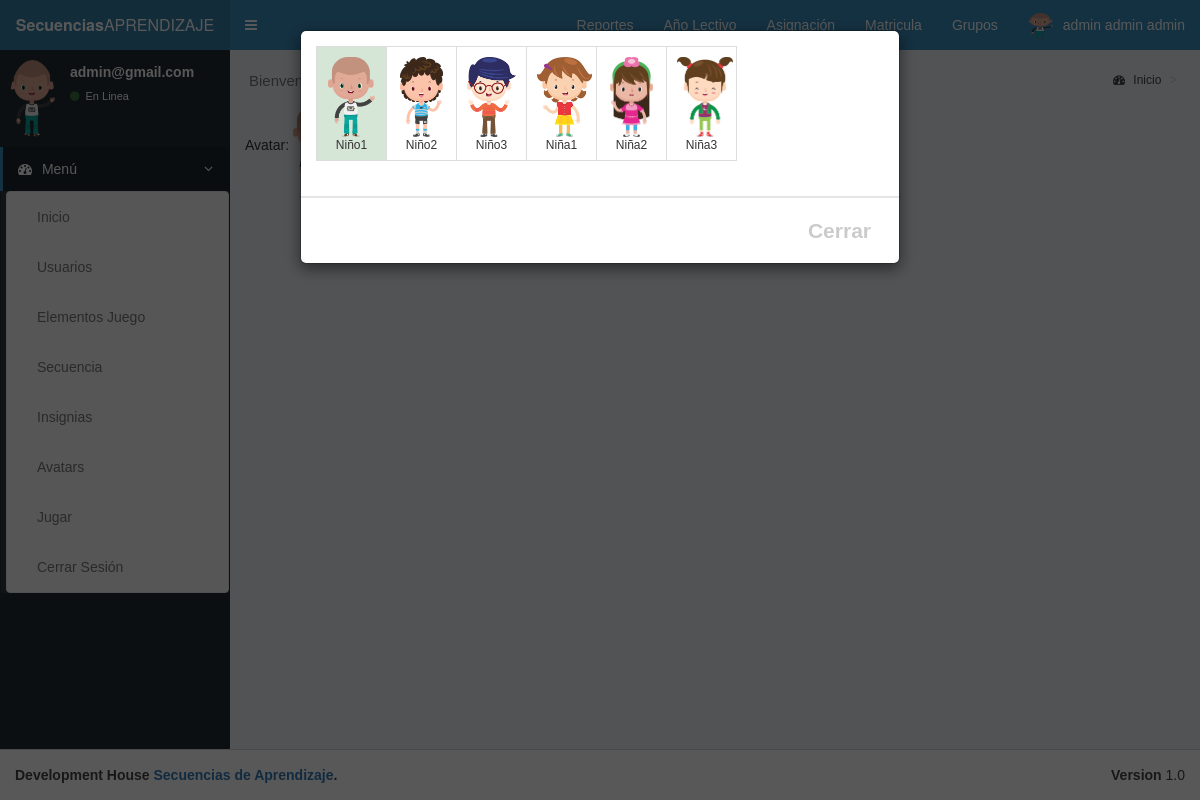
The page /secuencias_viejo/php/elegir_avatar.php (signed in) on the database its author committed.
### tables this page shows
CREATE TABLE IF NOT EXISTS `avatar` (
  `id_avatar` bigint(20) NOT NULL AUTO_INCREMENT COMMENT 'este campo representa llave primaria pk de la tabla avatar',
  `nombre_avatar` varchar(255) NOT NULL COMMENT 'este campo guarda el nombre del avatar',
  `img_avatar` varchar(255) NOT NULL COMMENT 'este campo guarda la dirección de la imagen',
  PRIMARY KEY (`id_avatar`),
  UNIQUE KEY `nombre_avatar` (`nombre_avatar`),
  UNIQUE KEY `img_avatar` (`img_avatar`)
);

### secuencias_viejo/php/elegir_avatar.php (the view, shortened to what this page needs)
<?php require('../config/conexion.php');
?>
<form id="form_avatar" method="post">
Avatar: <img height="80" id="icon-img" src="<?php if (isset($_SESSION['img_avatar'])) echo "Avatars/".$_SESSION['img_avatar'] ?>">
<button type="button" id="elegir_avatar" class="btn btn-info btn-s" data-toggle="modal" data-target="#myModal">Elegir</button>
<div class="container">
  <div class="modal modal-fullscreen fade" id="myModal" role="dialog">
    <div class="modal-dialog">
      <div class="modal-content">
        <div class="modal-header">
  <ul class="bs-glyphicons">
	<?php
	$sql = "SELECT `usuarios`.`id_usuarios`, `avatar`.`img_avatar`, `usuarios`.`nombre`, `usuarios`.`apellido1`, `usuarios`.`apellido2`, `usuarios`.`nuip`, `usuarios`.`email`, `usuarios`.`clave`, `usuarios`.`f_nacimiento`, `usuarios`.`tipo` FROM `usuarios` inner join `avatar` on `usuarios`.`avatar` = `avatar`.`id_avatar` where `usuarios`.`id_usuarios` = '".$_SESSION['id_usuarios']."'";
$consulta = $mysqli->query($sql);
if($row=$consulta->fetch_assoc()){
	$sql_av = "SELECT `avatar`.`id_avatar`, `avatar`.`nombre_avatar`, `avatar`.`img_avatar` FROM `avatar`";
	$consulta_av = $mysqli->query($sql_av);
	while($row_av=$consulta_av->fetch_assoc()){
	?>
	<li <?php if ($row['img_avatar']==$row_av['img_avatar']) echo 'style="background-color:#d6e6d6"'?>><span onclick="obtener_icono(this);document.getElementById('form_avatar').submit();" data-src="../img/Avatars/<?php echo $row_av['img_avatar'] ?>" data-id="<?php echo $row_av['id_avatar'] ?>" ><img height="80" src="../img/Avatars/<?php echo $row_av['img_avatar'] ?>"><?php echo $row_av['nombre_avatar']?></span></li>
	<?php }
	}
	?>
    </ul> </div>
    <div class="modal-footer">
        <a class="close btn" data-dismiss="modal">Cerrar</a>
    </div>
      </div>
    </div>
  </div>
</div>
</form>
<?php
require("../plantilla/home.php");
?>

### secuencias_viejo/css/estilo.css (style rules this page uses)
body { overflow-x:none; font-family: "Comic Sans MS",cursive,sans-serif; }

### secuencias_viejo/plantilla/home.php (style rules this page uses)
.bs-glyphicons { padding-left:0;padding-bottom:1px;margin-bottom:20px;list-style:none;overflow:hidden; }
.bs-glyphicons li { float:left;width:25%;height:115px;padding:10px;margin:0 -1px -1px 0;font-size:12px;line-height:1.4;text-align:center;border:1px solid #ddd; }
@media (min-width: 768px) { .bs-glyphicons li { width:12.5%; } }

### rows shown on the page
avatar: img_avatar (picture), nombre_avatar "Niño1"
avatar: img_avatar (picture), nombre_avatar "Niño2"
avatar: img_avatar (picture), nombre_avatar "Niño3"
avatar: img_avatar (picture), nombre_avatar "Niña1"
avatar: img_avatar (picture), nombre_avatar "Niña2"
avatar: img_avatar (picture), nombre_avatar "Niña3"

### other values the page prints
$_SESSION['nombre'] "admin"
$_SESSION['apellido'] "admin admin"
$_SESSION['email'] "admin@gmail.com"
